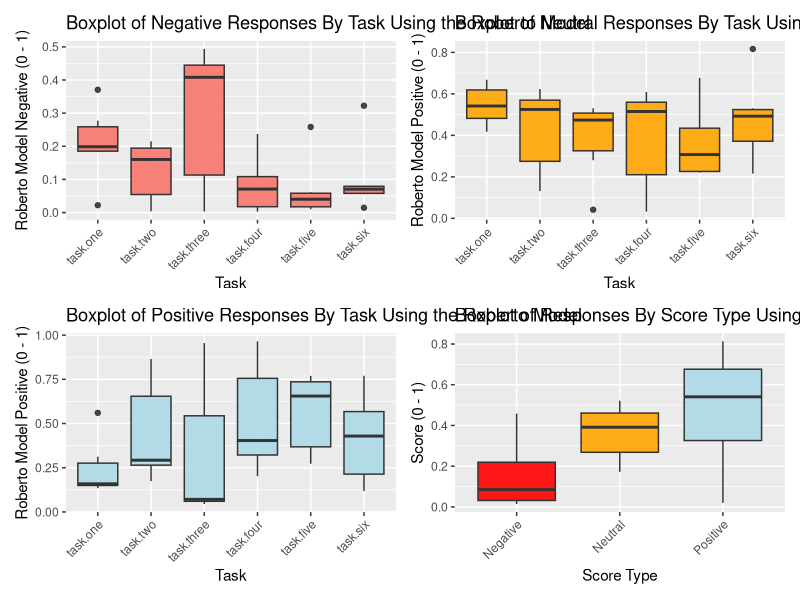

This figure's R source:
library(ggplot2)
library(dplyr)
library(tidyverse)
library(tidyr)
library(knitr)
library(patchwork)


t1 <- read.csv("Task1.csv") %>%
  mutate(task = "task.one")
t2 <- read.csv("Task2.csv")%>%
  mutate(task = "task.two")
t3 <- read.csv("Task3.csv")%>%
  mutate(task = "task.three")
t4 <- read.csv("Task4.csv")%>%
  mutate(task = "task.four")
t5 <- read.csv("Task5.csv")%>%
  mutate(task = "task.five")
t6 <- read.csv("Task6.csv")%>%
  mutate(task = "task.six")

overall <- read.csv("Remarks.csv")


# Combine all tasks
combined_data <- rbind(t1,t2,t3,t4,t5,t6)

# Select only the desired columns
t_positive_roberto <- select(combined_data, Test.Subject, Roberto.Model.Positive, task)
t_positive_roberto$task <- factor(t_positive_roberto$task, levels = c("task.one", "task.two", "task.three", "task.four", "task.five", "task.six"))

t_negative_roberto <- select(combined_data, Test.Subject, Roberto.Model.Negative, task)
t_negative_roberto$task <- factor(t_negative_roberto$task, levels = c("task.one", "task.two", "task.three", "task.four", "task.five", "task.six"))

t_neutral_roberto <- select(combined_data, Test.Subject, Roberto.Model.Neutral, task)
t_neutral_roberto$task <- factor(t_neutral_roberto$task, levels = c("task.one", "task.two", "task.three", "task.four", "task.five", "task.six"))


# Organise Overall Data
# Reshape the data
overall_long <- overall %>%
  select(-starts_with("Vader.Model")) %>%
  pivot_longer(cols = starts_with("Roberto.Model"), 
               names_to = "Model_Score_Type", 
               values_to = "Score")

overall_long <- overall_long %>%
  mutate(Score.Type = case_when(
    grepl("Negative", Model_Score_Type) ~ "Negative",
    grepl("Neutral", Model_Score_Type) ~ "Neutral",
    grepl("Positive", Model_Score_Type) ~ "Positive"
  ))

# Separate the model and sentiment

#plot data by feeling, roberto

p1 <- ggplot(t_negative_roberto) +
  geom_boxplot(aes(x=task, y=Roberto.Model.Negative, fill="red"), alpha = 0.9) + 
  theme(axis.text.x = element_text(angle = 45, vjust = 1, hjust=1),
        legend.position="none") +
  labs(title = "Boxplot of Negative Responses By Task Using the Roberto Model", 
       x = "Task", 
       y = "Roberto Model Negative (0 - 1)")

p2 <- ggplot(t_neutral_roberto) +
  geom_boxplot(aes(x=task, y=Roberto.Model.Neutral, fill= "orange"), alpha = 0.9) +
  scale_fill_manual(values = c("orange")) +
  theme(axis.text.x = element_text(angle = 45, vjust = 1, hjust=1),
        legend.position = "none") +
  labs(title = "Boxplot of Neutral Responses By Task Using the Roberto Model", 
       x = "Task", 
       y = "Roberto Model Positive (0 - 1)")

p3 <- ggplot(t_positive_roberto) +
  geom_boxplot(aes(x=task, y=Roberto.Model.Positive, fill = "lightblue"), alpha = 0.9) +
  scale_fill_manual(values = c("lightblue")) +
  theme(axis.text.x = element_text(angle = 45, vjust = 1, hjust=1),
        legend.position="none") +
  labs(title = "Boxplot of Positive Responses By Task Using the Roberto Model", 
       x = "Task", 
       y = "Roberto Model Positive (0 - 1)")

p4 <- ggplot(overall_long, aes(x = Score.Type, y = Score, fill = Score.Type)) +
  geom_boxplot(alpha = 0.9) +
  scale_fill_manual(values = c("Negative" = "red", "Neutral" = "orange", "Positive" = "lightblue")) +
  theme(axis.text.x = element_text(angle = 45, vjust = 1, hjust = 1),
        legend.position = "none") +
  labs(title = "Boxplot of Responses By Score Type Using the Roberto Model", 
       x = "Score Type", 
       y = "Score (0 - 1)")

plots <- (p1 + p2) / (p3 + p4)
print(plots)

